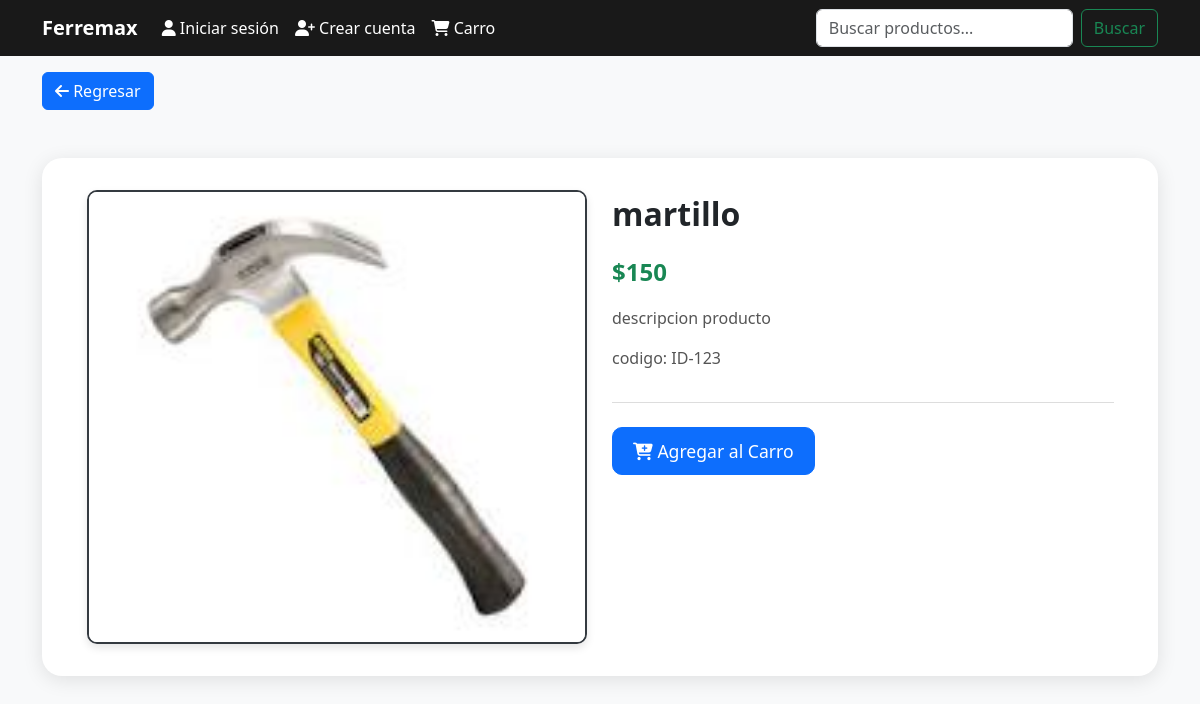
The app's page /store/producto/1/ with its own data.
### store/models.py (models this page shows, shortened)
class Producto(models.Model):
    nombre_producto = models.CharField(max_length=50)
    descripcion_producto = models.TextField()
    precio_producto = models.IntegerField()
    cantidad_producto = models.IntegerField(default=0)
    creacion_producto = models.DateTimeField(default=timezone.now)
    imagen_producto = models.ImageField(upload_to='producto/', null=True, blank=True)
    id_categoria = models.ForeignKey(Categorias, on_delete=models.CASCADE, default=0)
    codigo_producto = models.CharField(max_length=10, unique=True, editable=False, blank=True)

### store/views.py (the view)
# urls.py: path('producto/<int:pk>/', views.detalle_productos, name='detalle_productos'),
def detalle_productos(request, pk):
    producto = get_object_or_404(Producto.objects.select_related('id_categoria').all(), pk=pk)
    return render(request, 'detalle_producto.html', {'producto': producto})

### store/templates/detalle_producto.html (shortened to what this page needs)
<!DOCTYPE html>
{% load static %}
<html lang="es">
<head>
    {% load bootstrap5 %}
    {% bootstrap_css %}
    <link rel="stylesheet" href="{% static 'css/detalle-producto.css' %}">
    <link rel="stylesheet" href="https://cdnjs.cloudflare.com/ajax/libs/font-awesome/6.6.0/css/all.min.css"
 />
</head>
<body>
    <nav class="navbar navbar-expand-lg" >
        <div class="container">
            <a class="navbar-brand fw-bold" href="#">Ferremax</a>
            <div class="collapse navbar-collapse" id="navbarScroll">
                <ul class="navbar-nav me-auto mb-2 mb-lg-0">
                    <li class="nav-item"><a class="nav-link" href="{% url 'inicio_sesion' %}"><i class="fas fa-user"></i> Iniciar sesión</a></li>
                    <li class="nav-item"><a class="nav-link" href="{% url 'registro' %}"><i class="fas fa-user-plus"></i> Crear cuenta</a></li>
                    <li class="nav-item"><a class="nav-link" href="{% url 'home' %}"><i class="fas fa-shopping-cart"></i> Carro</a></li>
                </ul>
                <form class="d-flex" role="search">
                    <input class="form-control me-2" type="search" placeholder="Buscar productos..." />
                    <button class="btn btn-outline-success" type="submit">Buscar</button>
                </form>
            </div>
        </div>
    </nav>
    <div class="container mt-3">
        <a href="{% url 'home' %}" class="btn btn-primary">
            <i class="fas fa-arrow-left"></i> Regresar
        </a>
    <div class="container mt-5 mb-5">
        <div class="row producto-detalle-container">
            <div class="col-md-6 d-flex align-items-center justify-content-center">
                {% if producto.imagen_producto %}
                <img src="{{ producto.imagen_producto.url }}" class="imagen_producto" alt="{{ producto.nombre_producto }}">
                {% endif %}
            </div>
            <div class="col-md-6">
                <p class="nom_producto">{{ producto.nombre_producto }}</p>
                <p class="precio_producto">${{ producto.precio_producto }}</p>
                <p class="descripcion_producto">{{ producto.descripcion_producto }}</p>
                <p class="descripcion_producto">codigo: {{ producto.codigo_producto }}</p>
                <div class="formulario-compra">
                    <form action="{% url 'agregar_al_carrito' producto.id %}" method="post">
                        <button type="submit" class="btn btn-primary btn-agregar">
                            <i class="fas fa-cart-plus"></i> Agregar al Carro
                        </button>
                    </form>
                </div>
            </div>
        </div>
    </div>
</body>
</html>

### store/static/css/detalle-producto.css (style rules this page uses)
.navbar { background-color: #191919; }
.navbar-brand, .nav-item, .nav-link { color: white; }
.imagen_producto { width: 100%; height: auto; border-radius: 10px; box-shadow: 0 4px 8px rgba(0, 0, 0, 0.1); }

### store/templates/detalle_producto.html (style rules this page uses)
body { background-color: #f8f9fa; }
.producto-detalle-container { background: #fff; padding: 2rem; border-radius: 20px; box-shadow: 0 4px 20px rgba(0,0,0,0.1); }
.imagen_producto { width: 100%; max-width: 500px; border-radius: 10px; object-fit: cover; border: 2px solid #343a40; }
.nom_producto { font-size: 2rem; font-weight: bold; }
.precio_producto { font-size: 1.5rem; color: #198754; font-weight: bold; }
.descripcion_producto { font-size: 1rem; margin-top: 1rem; color: #555; }
.btn-agregar { font-size: 1.1rem; padding: 10px 20px; border-radius: 10px; }
.formulario-compra { border-top: 1px solid #ddd; margin-top: 2rem; padding-top: 1.5rem; }

### records on screen
Producto: imagen_producto (picture), nombre_producto "martillo", precio_producto "150", descripcion_producto "descripcion producto", codigo_producto "ID-123"
